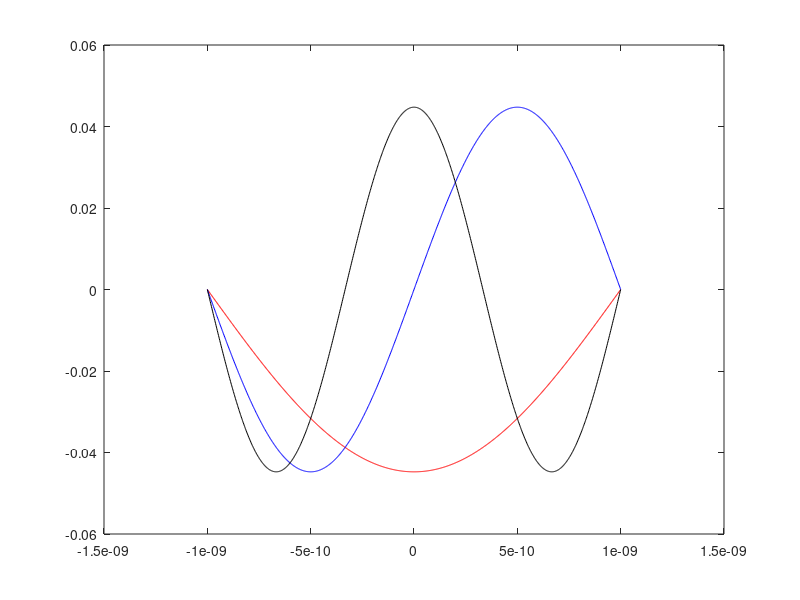

Write the MATLAB code that produced this figure.
N=1000;
L=1e-9;
x=linspace(-L,L,N)';
dx=x(2)-x(1);

Lap = (-2*diag(ones(N,1),0) + diag(ones((N-1),1),1) + diag(ones((N-1),1),-1))/(dx^2);
% Next modify Lap so that it is consistent with f(0) = f(L) = 0 
Lap(1,1) = 0; Lap(1,2) = 0; Lap(2,1) = 0; % So that f(0) = 0 
Lap(N,N-1) = 0; Lap(N-1,N) = 0; Lap(N,N) = 0;% So that f(L) = 0

hbar = 1; 
m = 0.067; 
H = -(1/2)*(hbar^2/m)*Lap;
% Solve for eigenvector matrix V and eigenvalue matrix E of H 
[V,E] = eig(H);
% Plot lowest 3 eigenfunctions
plot(x,V(:,3),'r',x,V(:,4),'b',x,V(:,5),'k'); shg;
E; % display eigenvalue matrix
diag(E); % display a vector containing the eigenvalues

